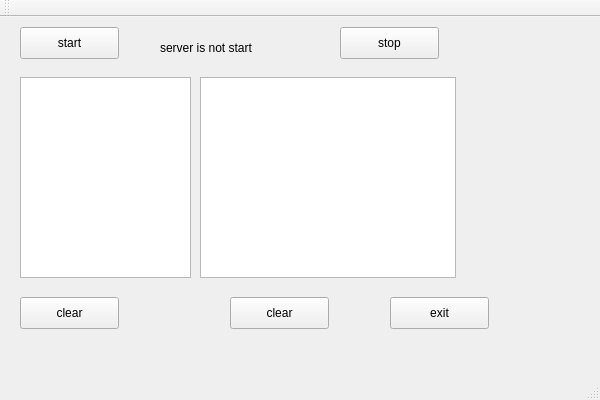
<?xml version="1.0" encoding="UTF-8"?>
<ui version="4.0">
 <class>MainWindow</class>
 <widget class="QMainWindow" name="MainWindow">
  <property name="geometry">
   <rect>
    <x>0</x>
    <y>0</y>
    <width>600</width>
    <height>400</height>
   </rect>
  </property>
  <property name="windowTitle">
   <string>MainWindow</string>
  </property>
  <widget class="QWidget" name="centralWidget">
   <widget class="QPushButton" name="pExit_btn">
    <property name="geometry">
     <rect>
      <x>390</x>
      <y>280</y>
      <width>99</width>
      <height>32</height>
     </rect>
    </property>
    <property name="text">
     <string>exit</string>
    </property>
   </widget>
   <widget class="QTextBrowser" name="pConnectMsg_txt">
    <property name="geometry">
     <rect>
      <x>20</x>
      <y>60</y>
      <width>171</width>
      <height>201</height>
     </rect>
    </property>
    <property name="cursor" stdset="0">
     <cursorShape>CrossCursor</cursorShape>
    </property>
   </widget>
   <widget class="QTextBrowser" name="pDisplay_txt">
    <property name="geometry">
     <rect>
      <x>200</x>
      <y>60</y>
      <width>256</width>
      <height>201</height>
     </rect>
    </property>
   </widget>
   <widget class="QPushButton" name="pClearCon_btn">
    <property name="geometry">
     <rect>
      <x>20</x>
      <y>280</y>
      <width>99</width>
      <height>32</height>
     </rect>
    </property>
    <property name="text">
     <string>clear</string>
    </property>
   </widget>
   <widget class="QPushButton" name="pClearDisplay_btn">
    <property name="geometry">
     <rect>
      <x>230</x>
      <y>280</y>
      <width>99</width>
      <height>32</height>
     </rect>
    </property>
    <property name="text">
     <string>clear</string>
    </property>
   </widget>
   <widget class="QLabel" name="pStart_label">
    <property name="geometry">
     <rect>
      <x>160</x>
      <y>20</y>
      <width>151</width>
      <height>22</height>
     </rect>
    </property>
    <property name="text">
     <string>server is not start</string>
    </property>
   </widget>
   <widget class="QPushButton" name="pStart_btn">
    <property name="geometry">
     <rect>
      <x>20</x>
      <y>10</y>
      <width>99</width>
      <height>32</height>
     </rect>
    </property>
    <property name="text">
     <string>start</string>
    </property>
   </widget>
   <widget class="QPushButton" name="pStop_btn">
    <property name="geometry">
     <rect>
      <x>340</x>
      <y>10</y>
      <width>99</width>
      <height>32</height>
     </rect>
    </property>
    <property name="text">
     <string>stop</string>
    </property>
   </widget>
  </widget>
  <widget class="QMenuBar" name="menuBar">
   <property name="geometry">
    <rect>
     <x>0</x>
     <y>0</y>
     <width>600</width>
     <height>32</height>
    </rect>
   </property>
  </widget>
  <widget class="QToolBar" name="mainToolBar">
   <attribute name="toolBarArea">
    <enum>TopToolBarArea</enum>
   </attribute>
   <attribute name="toolBarBreak">
    <bool>false</bool>
   </attribute>
  </widget>
  <widget class="QStatusBar" name="statusBar"/>
 </widget>
 <layoutdefault spacing="6" margin="11"/>
 <resources/>
 <connections/>
</ui>
